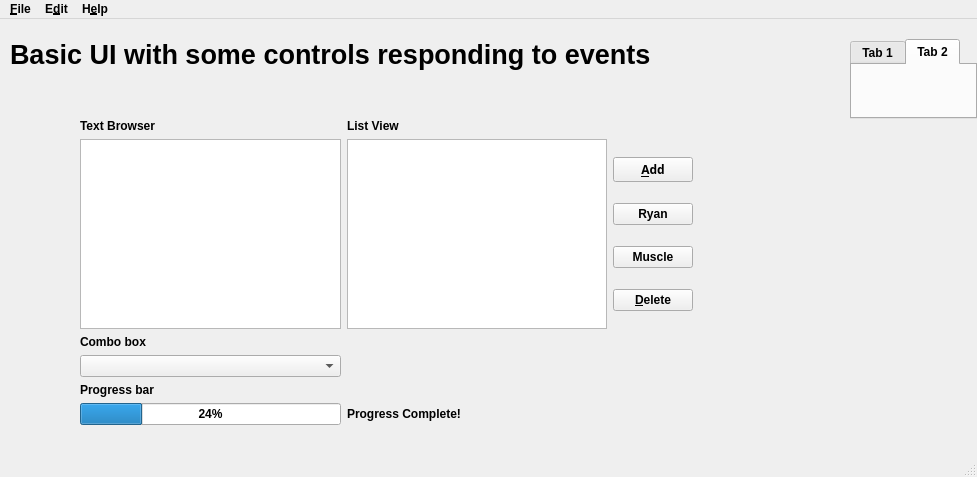
<?xml version="1.0" encoding="UTF-8"?>
<ui version="4.0">
 <class>MainWindow</class>
 <widget class="QMainWindow" name="MainWindow">
  <property name="geometry">
   <rect>
    <x>0</x>
    <y>0</y>
    <width>977</width>
    <height>477</height>
   </rect>
  </property>
  <property name="sizePolicy">
   <sizepolicy hsizetype="Maximum" vsizetype="Maximum">
    <horstretch>0</horstretch>
    <verstretch>0</verstretch>
   </sizepolicy>
  </property>
  <property name="font">
   <font>
    <weight>75</weight>
    <bold>true</bold>
   </font>
  </property>
  <property name="windowTitle">
   <string>MainWindow</string>
  </property>
  <widget class="QWidget" name="centralwidget">
   <widget class="QLabel" name="lbl_heading">
    <property name="geometry">
     <rect>
      <x>10</x>
      <y>20</y>
      <width>981</width>
      <height>31</height>
     </rect>
    </property>
    <property name="font">
     <font>
      <pointsize>20</pointsize>
     </font>
    </property>
    <property name="text">
     <string>Basic UI with some controls responding to events</string>
    </property>
   </widget>
   <widget class="QWidget" name="gridLayoutWidget">
    <property name="geometry">
     <rect>
      <x>80</x>
      <y>100</y>
      <width>613</width>
      <height>306</height>
     </rect>
    </property>
    <layout class="QGridLayout" name="gridLayout">
     <item row="0" column="1">
      <widget class="QLabel" name="lbl_list_view">
       <property name="text">
        <string>List View </string>
       </property>
      </widget>
     </item>
     <item row="3" column="0">
      <widget class="QComboBox" name="cmb_one"/>
     </item>
     <item row="0" column="0">
      <widget class="QLabel" name="lbl_text_browser">
       <property name="text">
        <string>Text Browser</string>
       </property>
      </widget>
     </item>
     <item row="1" column="2">
      <layout class="QVBoxLayout" name="verticalLayout">
       <property name="spacing">
        <number>3</number>
       </property>
       <item>
        <widget class="QPushButton" name="add_btn">
         <property name="font">
          <font>
           <family>MS Gothic</family>
          </font>
         </property>
         <property name="text">
          <string>&amp;Add</string>
         </property>
        </widget>
       </item>
       <item>
        <widget class="QPushButton" name="ryan_btn">
         <property name="text">
          <string>Ryan</string>
         </property>
        </widget>
       </item>
       <item>
        <widget class="QPushButton" name="muscle_btn">
         <property name="text">
          <string>Muscle</string>
         </property>
        </widget>
       </item>
       <item>
        <widget class="QPushButton" name="del_btn">
         <property name="text">
          <string>&amp;Delete</string>
         </property>
        </widget>
       </item>
      </layout>
     </item>
     <item row="1" column="1">
      <widget class="QListWidget" name="lst_widget"/>
     </item>
     <item row="1" column="0">
      <widget class="QTextBrowser" name="txt_browser_one"/>
     </item>
     <item row="2" column="0">
      <widget class="QLabel" name="lbl_text_browser_2">
       <property name="text">
        <string>Combo box</string>
       </property>
      </widget>
     </item>
     <item row="5" column="0">
      <widget class="QProgressBar" name="progbar_one">
       <property name="value">
        <number>24</number>
       </property>
      </widget>
     </item>
     <item row="4" column="0">
      <widget class="QLabel" name="label">
       <property name="text">
        <string>Progress bar</string>
       </property>
      </widget>
     </item>
     <item row="5" column="1">
      <widget class="QLabel" name="lbl_progress_complete">
       <property name="text">
        <string>Progress Complete!</string>
       </property>
      </widget>
     </item>
    </layout>
   </widget>
   <widget class="QTabWidget" name="tabWidget">
    <property name="geometry">
     <rect>
      <x>850</x>
      <y>20</y>
      <width>127</width>
      <height>80</height>
     </rect>
    </property>
    <property name="currentIndex">
     <number>1</number>
    </property>
    <widget class="QWidget" name="tab">
     <attribute name="title">
      <string>Tab 1</string>
     </attribute>
    </widget>
    <widget class="QWidget" name="tab_2">
     <attribute name="title">
      <string>Tab 2</string>
     </attribute>
    </widget>
   </widget>
  </widget>
  <widget class="QMenuBar" name="menubar">
   <property name="geometry">
    <rect>
     <x>0</x>
     <y>0</y>
     <width>977</width>
     <height>26</height>
    </rect>
   </property>
   <widget class="QMenu" name="menu_File">
    <property name="title">
     <string>&amp;File</string>
    </property>
   </widget>
   <widget class="QMenu" name="menuE_dit">
    <property name="title">
     <string>E&amp;dit</string>
    </property>
   </widget>
   <widget class="QMenu" name="menuH_elp">
    <property name="title">
     <string>H&amp;elp</string>
    </property>
   </widget>
   <addaction name="menu_File"/>
   <addaction name="menuE_dit"/>
   <addaction name="menuH_elp"/>
  </widget>
  <widget class="QStatusBar" name="statusbar"/>
 </widget>
 <resources/>
 <connections/>
</ui>
